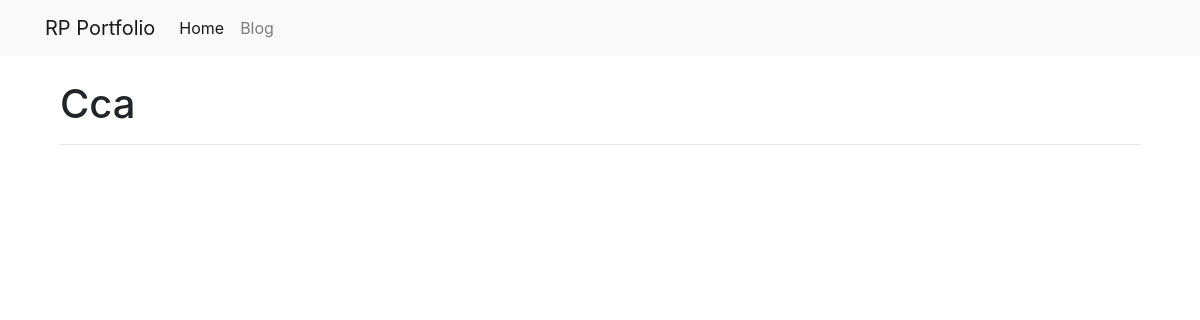
Before: /blog/cca/ with the older database file.
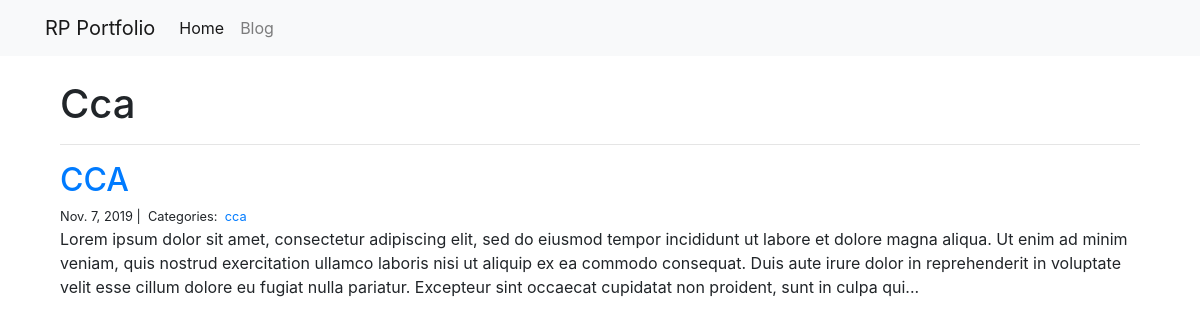
After: the same page with the newer database file.
### blog/models.py (models this page shows)
class Post(models.Model):
    title = models.CharField(max_length=255)
    body = models.TextField()
    created_on = models.DateTimeField(auto_now_add=True)
    last_modified = models.DateTimeField(auto_now=True)
    categories = models.ManyToManyField("Category", related_name="posts")

class Category(models.Model):
    name = models.CharField(max_length=20)

### blog/views.py (the view)
# urls.py: path("<category>/", views.blog_category, name="blog_category"),
def blog_category(request, category):
    posts = Post.objects.filter(categories__name__contains=category).order_by(
        "-created_on"
    )
    context = {"category": category, "posts": posts}
    return render(request, "blog_category.html", context)

### blog/templates/blog_category.html
{% extends "base.html" %}
{% block page_content %}
<br />
<div class="col-md-12">
    <h1>{{ category | title }}</h1>
    <hr>
    {% for post in posts %}
        <h2><a href="{% url 'blog_detail' post.pk%}">{{ post.title }}</a></h2>
        <small>
            {{ post.created_on.date }} |&nbsp;
            Categories:&nbsp;
            {% for category in post.categories.all %}
            <a href="{% url 'blog_category' category.name %}">
                {{ category.name }}
            </a>&nbsp;
            {% endfor %}
        </small>
        <p>{{ post.body | slice:":400" }}...</p>
    {% endfor %}
</div>
{% endblock %}

Changed rows visible on the page:
added Post: title "CCA", created_on "Nov. 7, 2019", body "Lorem ipsum dolor sit amet, consectetur adipiscing elit, sed do eiusmod tempor incididunt ut labore et dolore magna aliqua. Ut enim ad minim veniam, quis nostrud exercitation ullamco laboris nisi ut aliquip ex ea commodo consequat. Duis aute irure dolor in reprehenderit in voluptate velit esse cillum dolore eu fugiat nulla pariatur. Excepteur sint occaecat cupidatat non proident, sunt in culpa qui"
added Category: name "cca"
